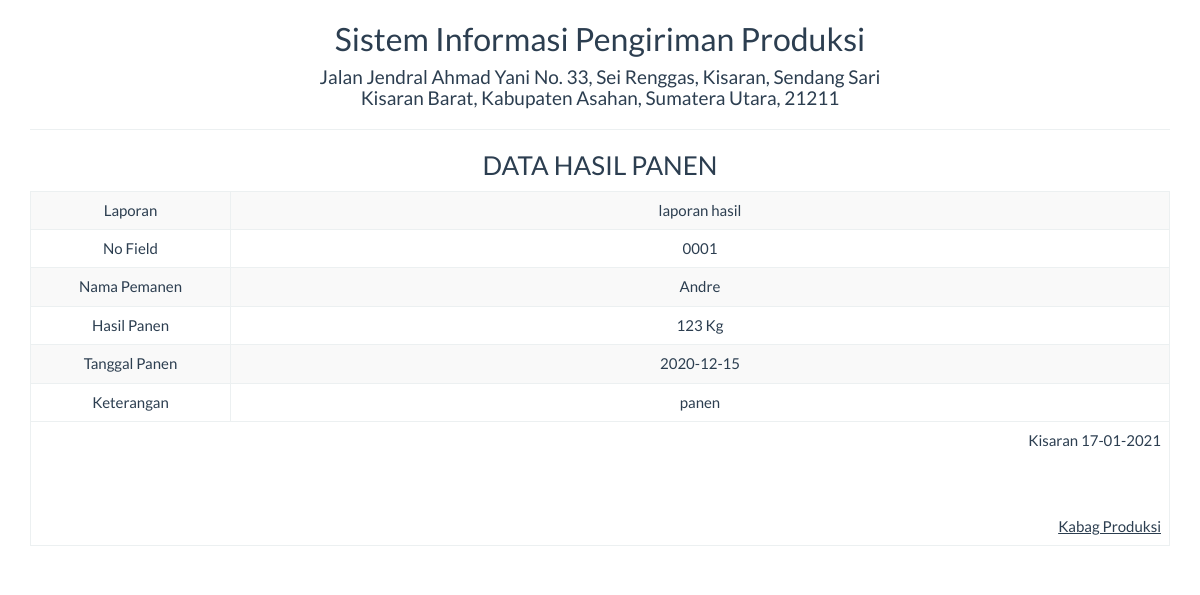
Page /report/hasilpanen_satu.php?id=12346 on the committed database.
### tables this page shows
CREATE TABLE `tbl_hasilpanen` (
  `id` int(5) NOT NULL,
  `laporan` varchar(25) NOT NULL,
  `no_field` varchar(25) NOT NULL,
  `nama_pemanen` varchar(100) NOT NULL,
  `hasil_panen` varchar(50) NOT NULL,
  `tgl_panen` date NOT NULL,
  `keterangan` varchar(100) NOT NULL
);

### report/hasilpanen_satu.php (the view, shortened to what this page needs)
<!DOCTYPE html>
<html>
    <head>
        <link href="../Assets/css/bootstrap.min.css" rel="stylesheet" type="text/css"/>
    </head>
    <body onload="print()">
        <?php
        include '../config/koneksi.php';
        $sql = "SELECT * FROM tbl_hasilpanen WHERE id='" . $_GET ['id'] . "'";
        $query = mysqli_query($koneksi, $sql) or die("SQL Detail error");
        $data = mysqli_fetch_array($query);
        ?>
        <div class="container">
            <div class='row'>
                <div class="col-sm-12">
                    <div class="text-center">
                        <h2>Sistem Informasi Pengiriman Produksi </h2>
                        <h4>Jalan Jendral Ahmad Yani No. 33, Sei Renggas, Kisaran, Sendang Sari <br> Kisaran Barat, Kabupaten Asahan, Sumatera Utara, 21211</h4>
                        <hr>
                        <h3>DATA HASIL PANEN</h3>
                        <table class="table table-bordered table-striped table-hover">
                            <tbody>
								<tr>
                                    <td>Laporan</td> <td><?= $data['laporan'] ?></td>
                                </tr>
                                <tr>
                                    <td width="200">No Field</td> <td><?= $data['no_field'] ?></td>
                                </tr>
                                <tr>
                                    <td>Nama Pemanen</td> <td><?= $data['nama_pemanen'] ?></td>
                                </tr>
                                <tr>
                                    <td>Hasil Panen</td> <td><?= $data['hasil_panen'] ?></td>
                                </tr>
								<tr>
                                    <td>Tanggal Panen</td> <td><?= $data['tgl_panen'] ?></td>
                                </tr>
								<tr>
                                    <td>Keterangan</td> <td><?= $data['keterangan'] ?></td>
                                </tr>
                            </tbody>
                            <tfoot>
                                <tr>
                                    <td colspan="2" class="text-right">
                                        Kisaran  <?= date("d-m-Y") ?>
                                        <br><br><br><br>
                                        <u>Kabag Produksi</u><br>
									</td>
								</tr>
							</tfoot>
                        </table>
                    </div>
                </div>
            </div>
    </body>
</html>

### rows in the picture
tbl_hasilpanen: laporan "laporan hasil", no_field "0001", nama_pemanen "Andre", hasil_panen "123 Kg", tgl_panen "2020-12-15", keterangan "panen"
